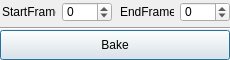
<?xml version="1.0" encoding="UTF-8"?>
<ui version="4.0">
 <class>bakeDialog</class>
 <widget class="QDialog" name="bakeDialog">
  <property name="geometry">
   <rect>
    <x>0</x>
    <y>0</y>
    <width>230</width>
    <height>60</height>
   </rect>
  </property>
  <property name="sizePolicy">
   <sizepolicy hsizetype="Fixed" vsizetype="Fixed">
    <horstretch>0</horstretch>
    <verstretch>0</verstretch>
   </sizepolicy>
  </property>
  <property name="windowTitle">
   <string>Dialog</string>
  </property>
  <widget class="QWidget" name="widget" native="true">
   <property name="geometry">
    <rect>
     <x>0</x>
     <y>0</y>
     <width>230</width>
     <height>60</height>
    </rect>
   </property>
   <property name="sizePolicy">
    <sizepolicy hsizetype="Fixed" vsizetype="Fixed">
     <horstretch>0</horstretch>
     <verstretch>0</verstretch>
    </sizepolicy>
   </property>
   <property name="minimumSize">
    <size>
     <width>230</width>
     <height>60</height>
    </size>
   </property>
   <property name="maximumSize">
    <size>
     <width>230</width>
     <height>60</height>
    </size>
   </property>
   <widget class="QWidget" name="layoutWidget">
    <property name="geometry">
     <rect>
      <x>0</x>
      <y>0</y>
      <width>232</width>
      <height>24</height>
     </rect>
    </property>
    <layout class="QHBoxLayout" name="horizontalLayout_3">
     <item>
      <layout class="QHBoxLayout" name="horizontalLayout">
       <item>
        <widget class="QLabel" name="startLabel">
         <property name="sizePolicy">
          <sizepolicy hsizetype="Preferred" vsizetype="Fixed">
           <horstretch>0</horstretch>
           <verstretch>0</verstretch>
          </sizepolicy>
         </property>
         <property name="minimumSize">
          <size>
           <width>54</width>
           <height>20</height>
          </size>
         </property>
         <property name="maximumSize">
          <size>
           <width>54</width>
           <height>20</height>
          </size>
         </property>
         <property name="text">
          <string>StartFrame</string>
         </property>
        </widget>
       </item>
       <item>
        <widget class="QSpinBox" name="startSpinBox">
         <property name="sizePolicy">
          <sizepolicy hsizetype="Fixed" vsizetype="Fixed">
           <horstretch>0</horstretch>
           <verstretch>0</verstretch>
          </sizepolicy>
         </property>
         <property name="minimumSize">
          <size>
           <width>50</width>
           <height>20</height>
          </size>
         </property>
         <property name="maximumSize">
          <size>
           <width>50</width>
           <height>20</height>
          </size>
         </property>
         <property name="minimum">
          <number>-1000000</number>
         </property>
         <property name="maximum">
          <number>1000000</number>
         </property>
        </widget>
       </item>
      </layout>
     </item>
     <item>
      <layout class="QHBoxLayout" name="horizontalLayout_2">
       <item>
        <widget class="QLabel" name="endLabel">
         <property name="sizePolicy">
          <sizepolicy hsizetype="Fixed" vsizetype="Fixed">
           <horstretch>0</horstretch>
           <verstretch>0</verstretch>
          </sizepolicy>
         </property>
         <property name="minimumSize">
          <size>
           <width>54</width>
           <height>20</height>
          </size>
         </property>
         <property name="maximumSize">
          <size>
           <width>54</width>
           <height>20</height>
          </size>
         </property>
         <property name="text">
          <string>EndFrame</string>
         </property>
        </widget>
       </item>
       <item>
        <widget class="QSpinBox" name="endSpinBox">
         <property name="sizePolicy">
          <sizepolicy hsizetype="Fixed" vsizetype="Fixed">
           <horstretch>0</horstretch>
           <verstretch>0</verstretch>
          </sizepolicy>
         </property>
         <property name="minimumSize">
          <size>
           <width>50</width>
           <height>20</height>
          </size>
         </property>
         <property name="maximumSize">
          <size>
           <width>50</width>
           <height>20</height>
          </size>
         </property>
         <property name="minimum">
          <number>-1000000</number>
         </property>
         <property name="maximum">
          <number>1000000</number>
         </property>
         <property name="value">
          <number>0</number>
         </property>
        </widget>
       </item>
      </layout>
     </item>
    </layout>
   </widget>
   <widget class="QPushButton" name="bakePushButton">
    <property name="geometry">
     <rect>
      <x>0</x>
      <y>30</y>
      <width>230</width>
      <height>30</height>
     </rect>
    </property>
    <property name="sizePolicy">
     <sizepolicy hsizetype="Fixed" vsizetype="Fixed">
      <horstretch>0</horstretch>
      <verstretch>0</verstretch>
     </sizepolicy>
    </property>
    <property name="minimumSize">
     <size>
      <width>230</width>
      <height>30</height>
     </size>
    </property>
    <property name="maximumSize">
     <size>
      <width>230</width>
      <height>30</height>
     </size>
    </property>
    <property name="text">
     <string>Bake</string>
    </property>
   </widget>
   <widget class="Line" name="line_2">
    <property name="geometry">
     <rect>
      <x>0</x>
      <y>20</y>
      <width>231</width>
      <height>16</height>
     </rect>
    </property>
    <property name="orientation">
     <enum>Qt::Horizontal</enum>
    </property>
   </widget>
  </widget>
 </widget>
 <resources/>
 <connections/>
</ui>
